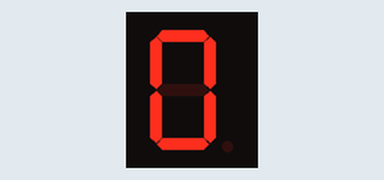
A sketch run on a simulated Arduino Uno, built with avr-gcc and run on an emulated ATmega328P. Parts: 1-digit seven-segment display. Wiring (inferred from the names in the program): 1-digit 7-segment display, segments lit when HIGH: segments pin 7, pin 8, pin 9, pin 10, pin 11, pin 13, pin 12. The segment pins are drawn as the display they are named for.

Above: at 0.1 s.
At 1.1 s:
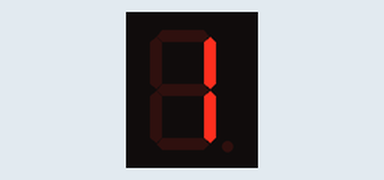
At 2.1 s:
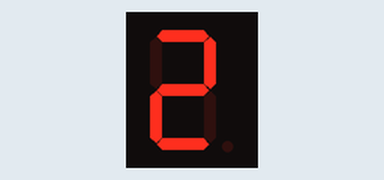
At 3.1 s:
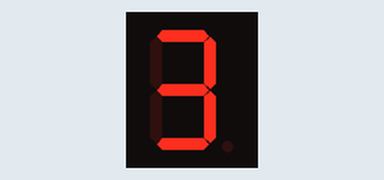

Measured:
- by itself, everything shown: repeats every 4.0 s, in 4 steps
- what the display in image 1 shows lasts 1.0 s, from 1.0 s to 2.0 s

The sketch:

Seven_Segment_1Digit_Display.ino
```cpp
/*
  Project: 7-Segment 1-Digit Display (Common Cathode)
  Description:
    - Displays numbers 0, 1, 2, 3 sequentially on a single 7-segment LED display.
    - For Common Anode display, reverse 1’s and 0’s in digitalWrite statements.
*/

int f = 13;
int g = 12;
int e = 11;
int d = 10;
int c = 9;
int b = 8;
int a = 7;

void setup() {
  // Set all segment pins as output
  pinMode(f, OUTPUT);
  pinMode(g, OUTPUT);
  pinMode(e, OUTPUT);
  pinMode(d, OUTPUT);
  pinMode(c, OUTPUT);
  pinMode(b, OUTPUT);
  pinMode(a, OUTPUT);
}

void loop() {
  // Display character "0"
  digitalWrite(a, 1);
  digitalWrite(b, 1);
  digitalWrite(c, 1);
  digitalWrite(d, 1);
  digitalWrite(e, 1);
  digitalWrite(f, 1);
  digitalWrite(g, 0);
  delay(1000);

  // Display character "1"
  digitalWrite(a, 0);
  digitalWrite(b, 1);
  digitalWrite(c, 1);
  digitalWrite(d, 0);
  digitalWrite(e, 0);
  digitalWrite(f, 0);
  digitalWrite(g, 0);
  delay(1000);

  // Display character "2"
  digitalWrite(a, 1);
  digitalWrite(b, 1);
  digitalWrite(c, 0);
  digitalWrite(d, 1);
  digitalWrite(e, 1);
  digitalWrite(f, 0);
  digitalWrite(g, 1);
  delay(1000);

  // Display character "3"
  digitalWrite(a, 1);
  digitalWrite(b, 1);
  digitalWrite(c, 1);
  digitalWrite(d, 1);
  digitalWrite(e, 0);
  digitalWrite(f, 0);
  digitalWrite(g, 1);
  delay(1000);
}
```
